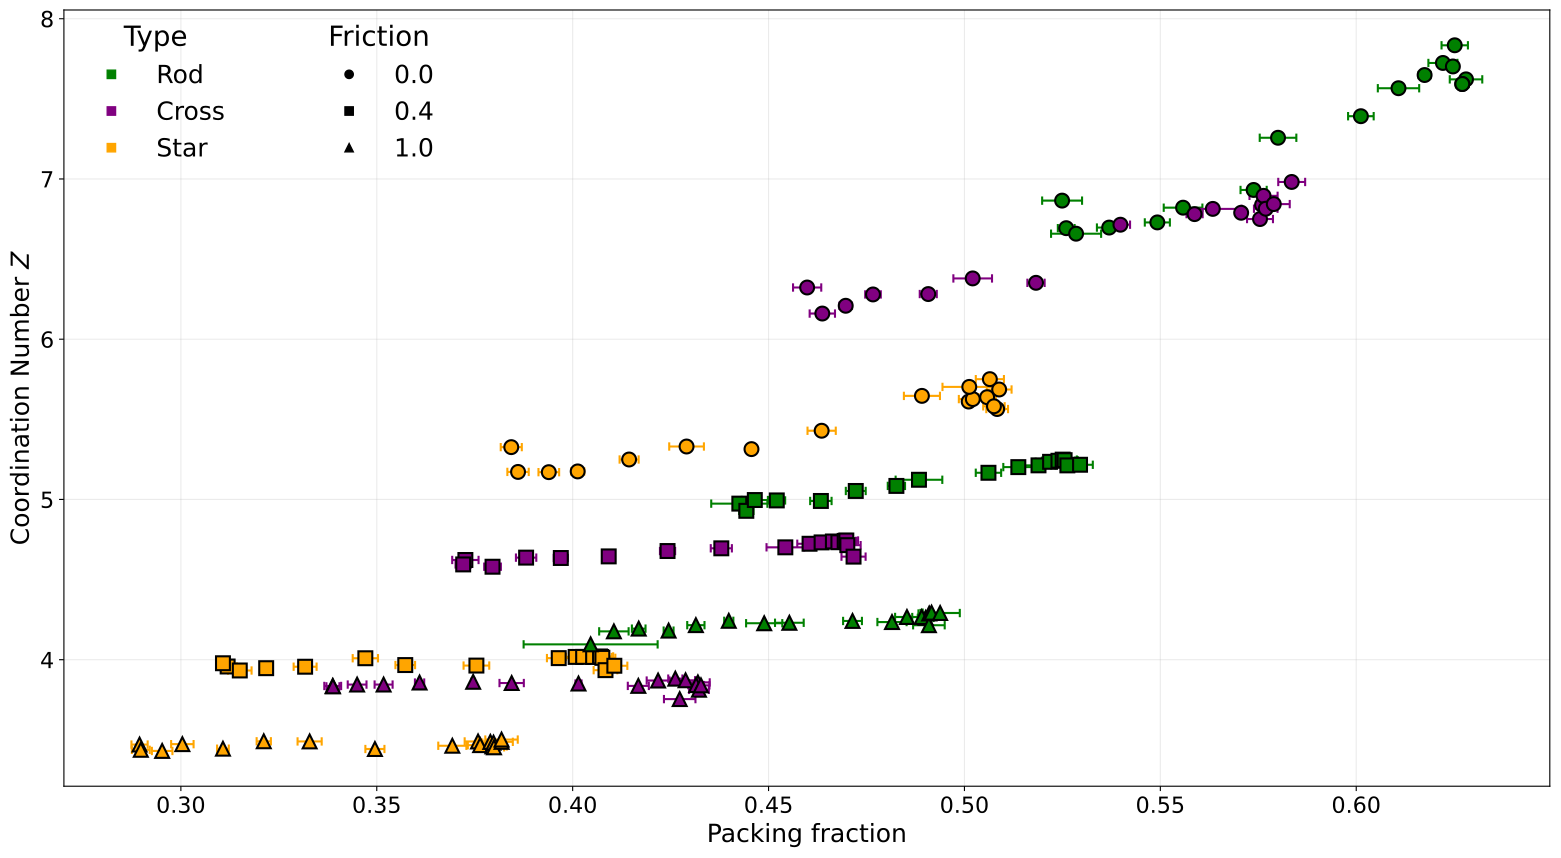

Recreate this plot in Python.
import math
from pathlib import Path

import matplotlib.pyplot as plt  # type: ignore
import numpy as np
from matplotlib.lines import Line2D


BASE_FOLDER = Path(__file__).resolve().parent
PACKING_FOLDER = BASE_FOLDER
CONTACT_FILE = BASE_FOLDER / "contact_mean_std_sph_p_rod.txt"
PACKING_FILE = PACKING_FOLDER / "packing_fraction_mean_std_n_spheres_per_rod.txt"
OUTPUT_FILE = BASE_FOLDER / "z_vs_packing_fraction.pdf"

COLORS = {"rod": "green", "cross": "purple", "star": "orange"}
MARKERS = {"0.0": "o", "0.4": "s", "1.0": "^"}
SERIES_ORDER = [
    "rod0.0", "cross0.0", "star0.0",
    "rod0.4", "cross0.4", "star0.4",
    "rod1.0", "cross1.0", "star1.0",
]


def parse_series_file(filename):
    """Read repeated ``# series`` blocks containing x, mean, and std columns."""
    data = {}
    current_series = None

    with filename.open("r", encoding="utf-8") as file:
        for raw_line in file:
            line = raw_line.strip()
            if not line:
                continue
            if line.startswith("#"):
                parts = line[1:].strip().split()
                current_series = parts[0].lower() if parts else None
                if current_series is not None:
                    data.setdefault(current_series, {"x": [], "mean": [], "std": []})
                continue
            if current_series is None:
                continue

            parts = line.replace(",", " ").replace(";", " ").split()
            if len(parts) < 3:
                continue
            try:
                x, mean, std = (float(value) for value in parts[:3])
            except ValueError:
                continue
            data[current_series]["x"].append(x)
            data[current_series]["mean"].append(mean)
            data[current_series]["std"].append(std)

    return data


def split_series_name(name):
    for family in ("rod", "cross", "star"):
        if name.startswith(family):
            return family, name[len(family):]
    raise ValueError(f"Unknown series name: {name}")


def match_series(contact_series, packing_series):
    """Join Z and packing data by sphere count, retaining finite paired values."""
    packing_by_x = {
        x: (mean, std)
        for x, mean, std in zip(
            packing_series["x"], packing_series["mean"], packing_series["std"]
        )
    }
    joined = []
    for x, z, z_std in zip(
        contact_series["x"], contact_series["mean"], contact_series["std"]
    ):
        if x not in packing_by_x:
            continue
        packing, packing_std = packing_by_x[x]
        if all(math.isfinite(value) for value in (packing, packing_std, z, z_std)):
            joined.append((packing, packing_std, z, z_std))
    return np.asarray(joined, dtype=float)


def add_semantic_legends(ax):
    type_legend = ax.legend(
        handles=[
            Line2D([], [], color=COLORS["rod"], marker="s", linestyle="none", label="Rod"),
            Line2D([], [], color=COLORS["cross"], marker="s", linestyle="none", label="Cross"),
            Line2D([], [], color=COLORS["star"], marker="s", linestyle="none", label="Star"),
        ],
        title="Type", loc="upper left", bbox_to_anchor=(0.00, 1.01),
        fontsize=18, title_fontsize=20, frameon=False,
    )
    ax.add_artist(type_legend)
    ax.legend(
        handles=[
            Line2D([], [], color="black", marker=MARKERS["0.0"], linestyle="none", label="0.0"),
            Line2D([], [], color="black", marker=MARKERS["0.4"], linestyle="none", label="0.4"),
            Line2D([], [], color="black", marker=MARKERS["1.0"], linestyle="none", label="1.0"),
        ],
        title="Friction", loc="upper left", bbox_to_anchor=(0.16, 1.01),
        fontsize=18, title_fontsize=20, frameon=False,
    )


def plot_z_vs_packing_fraction(contact_data, packing_data):
    fig, ax = plt.subplots(figsize=(16, 9))
    plotted = 0

    for name in SERIES_ORDER:
        if name not in contact_data or name not in packing_data:
            print(f"Warning: missing contact or packing data for {name}; skipping.")
            continue
        matched = match_series(contact_data[name], packing_data[name])
        if not matched.size:
            print(f"Warning: no paired data for {name}; skipping.")
            continue

        family, friction = split_series_name(name)
        ax.errorbar(
            matched[:, 0], matched[:, 2],
            xerr=matched[:, 1], #yerr=matched[:, 3],
            fmt=MARKERS[friction], linestyle="none", color=COLORS[family],
            markerfacecolor=COLORS[family], markeredgecolor="black",
            markeredgewidth=1.5, markersize=10, ecolor=COLORS[family],
            elinewidth=1.5, capsize=3, capthick=1.5,
            label="_nolegend_", zorder=3,
        )
        plotted += 1

    if plotted == 0:
        raise RuntimeError("No paired contact and packing-fraction series were found.")

    ax.set_xlabel("Packing fraction")
    ax.set_ylabel("Coordination Number $Z$")
    ax.grid(alpha=0.25)
    add_semantic_legends(ax)
    fig.tight_layout()
    fig.savefig(OUTPUT_FILE, bbox_inches="tight")
    print(f"Plot saved to {OUTPUT_FILE}")


def main():
    contact_data = parse_series_file(CONTACT_FILE)
    packing_data = parse_series_file(PACKING_FILE)
    plot_z_vs_packing_fraction(contact_data, packing_data)


if __name__ == "__main__":
    main()
